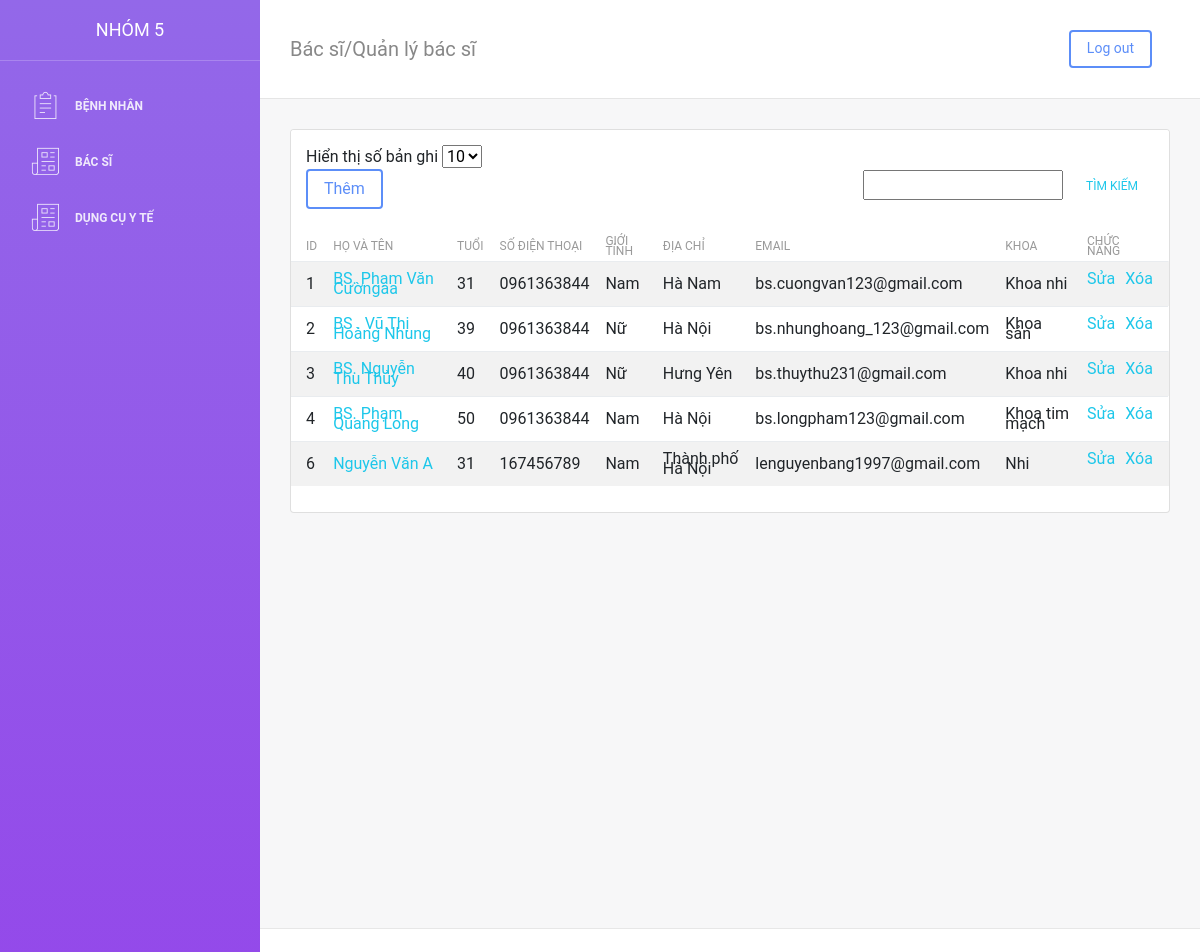
The page /examples/bacsi.php on the database its author committed.
### tables this page shows
CREATE TABLE `bacsi`  (
  `id` int(10) UNSIGNED NOT NULL AUTO_INCREMENT,
  `hoten` text NULL,
  `tuoi` int(11) NULL DEFAULT NULL,
  `sdt` text NULL,
  `gioitinh` text NULL,
  `tinh` text NULL,
  `huyen` text NULL,
  `xa` text NULL,
  `email` text NULL,
  `khoa` text NULL,
  PRIMARY KEY (`id`) USING BTREE
);

### examples/bacsi.php (the view, shortened to what this page needs)
<?php
require "connect.php";
$sql = "SELECT * FROM bacsi";
$result = $conn->query($sql);
?>
<!DOCTYPE html>
<html lang="en">
<head>
    <link rel="stylesheet" href="https://maxcdn.bootstrapcdn.com/font-awesome/latest/css/font-awesome.min.css" />
    <link href="../assets/css/bootstrap.min.css" rel="stylesheet" />
    <link href="../assets/css/light-bootstrap-dashboard.css?v=2.0.1" rel="stylesheet" />
    <link href="../assets/css/demo.css" rel="stylesheet" />
</head>
<body>
<div class="wrapper">
    <div class="sidebar">
        <div class="sidebar-wrapper">
            <div class="logo">
                <a href="./benhnhan.php" class="simple-text">
                    Nhóm 5
                </a>
            </div>
            <ul class="nav">
                <li>
                    <a class="nav-link" href="./benhnhan.php">
                        <i class="nc-icon nc-notes"></i>
                        <p>Bệnh nhân</p>
                    </a>
                </li>
                <li>
                    <div class="dropdown">
                    <a class="nav-link  " href="./bacsi.php" data-toggle="dropdown">
                        <i class="nc-icon nc-paper-2"></i>
                        <p>Bác sĩ</p>
                    </a>
                    </div>
                </li>
                <li>
                    <a class="nav-link" href="./dungcuyte.php">
                        <i class="nc-icon nc-paper-2"></i>
                        <p>Dụng Cụ Y Tế</p>
                    </a>
                </li>
            </ul>
        </div>
    </div>
    <div class="main-panel">
        <nav class="navbar navbar-expand-lg " color-on-scroll="500">
            <div class=" container-fluid  ">
                <a class="navbar-brand" href="#pablo"> Bác sĩ/Quản lý bác sĩ </a>
                <div class="collapse navbar-collapse justify-content-end" id="navigation">
                    <ul class="navbar-nav ml-auto">
                        <li class="nav-item">
                            <a class="nav-link" href="index.php">
                                <button class="btn btn-primary" >Log out</button>
                            </a>
                        </li>
                    </ul>
                </div>
            </div>
        </nav>
        <div class="content">
            <div class="container-fluid">
                <div class="row">
                    <div class="col-md-12">
                        <div class="card strpied-tabled-with-hover">
                            <div class="card-header ">
                                <div class="display">
                                    <form>
                                        <span>Hiển thị số bản ghi</span>
                                        <select>
                                            <option value="10">10</option>
                                        </select>
                                    </form>
                                </div>
                                <div class="search">
                                    <form action="" method="post">
                                        <input type="text" style="width: 200px">
                                        <label>
                                            <a href="#" class="nav-link">
                                                <span class="d-lg-block">&nbsp;Tìm kiếm</span>
                                            </a>
                                        </label>
                                    </form>
                                </div>
                                <a href="thembacsi.php" class="btn btn-primary">Thêm</a>
                            </div>
                            <div class="card-body table-full-width table-responsive">
                                <table class="table table-hover table-striped">
                                    <thead>
                                    <th>ID</th>
                                    <th>Họ và tên</th>
                                    <th>Tuổi</th>
                                    <th>Số điện thoại</th>
                                    <th>Giới tính</th>
                                    <th>Địa chỉ</th>
                                    <th>Email</th>
                                    <th>Khoa</th>
                                    <th>Chức năng</th>
                                    </thead>
                                    <tbody>
                                    <?php
                                    if ($result->num_rows > 0) {
                                        while ($row = $result -> fetch_assoc()){ ?>
                                            <tr>
                                                <td><?php echo $row['id']; ?></td>
                                                <td><a href="quanlybacsi.html?id=<?php echo $row['id']; ?>"> <?php echo $row['hoten']; ?> </a></td>
                                                <td><?php echo $row['tuoi']?></td>
                                                <td><?php echo $row['sdt']?></td>
                                                <td><?php echo $row['gioitinh']?></td>
                                                <td><?php echo $row['tinh']?></td>
                                                <td><?php echo $row['email']?></td>
                                                <td><?php echo $row['khoa']?></td>
                                                <td><a href="suabacsi.php?id=<?php echo $row['id']; ?>" class="au-btn--submit" style="margin-right: 10px">Sửa</a>
                                                    <a href="xoabacsi.php?id=<?php echo $row['id']; ?>" class="au-btn--submit remove">Xóa</a></td>
                                            </tr>
                                        <?php }
                                    }
                                    ?>
                                    </tbody>
                                </table>
                            </div>
                        </div>
                    </div>
                </div>
            </div>
        </div>
        <footer class="footer">
            <div class="container">
                <nav>
                    <ul class="footer-menu">
                        <li>
                            <a href="./benhnhan.php">
                            </a>
                        </li>
                    </ul>
                    <p class="copyright text-center">
                    </p>
                </nav>
            </div>
        </footer>
    </div>
</div>
</body>
</html>

### examples/bacsi.php (style rules this page uses)
.table { line-height: 10px; }
.search { float: right; }

### rows shown on the page
bacsi: id "1", hoten "BS. Phạm Văn Cườngaa", tuoi "31", sdt "0961363844", gioitinh "Nam", tinh "Hà Nam", email "bs.cuongvan123@gmail.com", khoa "Khoa nhi"
bacsi: id "2", hoten "BS . Vũ Thị Hoàng Nhung", tuoi "39", sdt "0961363844", gioitinh "Nữ", tinh "Hà Nội", email "bs.nhunghoang_123@gmail.com", khoa "Khoa sản"
bacsi: id "3", hoten "BS. Nguyễn Thu Thủy", tuoi "40", sdt "0961363844", gioitinh "Nữ", tinh "Hưng Yên", email "bs.thuythu231@gmail.com", khoa "Khoa nhi"
bacsi: id "4", hoten "BS. Phạm Quang Long", tuoi "50", sdt "0961363844", gioitinh "Nam", tinh "Hà Nội", email "bs.longpham123@gmail.com", khoa "Khoa tim mạch"
bacsi: id "6", hoten "Nguyễn Văn A", tuoi "31", sdt "167456789", gioitinh "Nam", tinh "Thành phố Hà Nội", email "lenguyenbang1997@gmail.com", khoa "Nhi"
